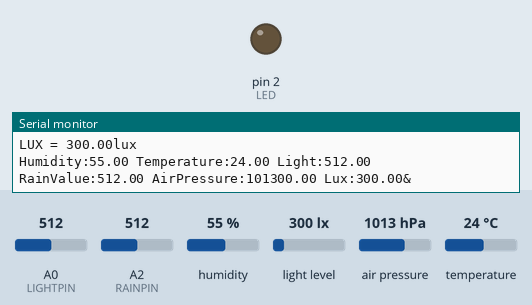
Simulated run of this sketch. Board: Arduino Uno, built for the host (arithmetic inside an expression is 32-bit, double 64-bit). Shown: output pins drawn as LEDs (lit = HIGH), the last lines printed to the serial monitor. The inputs (shaded band) are chosen by the test bench; at power-on: A0 (LIGHTPIN) = 512, A2 (RAINPIN) = 512, humidity 55 %, light level 300 lx, air pressure 1013 hPa, temperature 24 °C.

Above: at 1.2 s.
1.3 s: A0 (LIGHTPIN) set to 499
At 2.5 s:
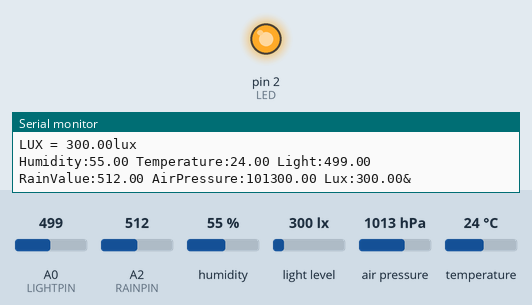
6.6 s: A0 (LIGHTPIN) set to 716
At 8.4 s:
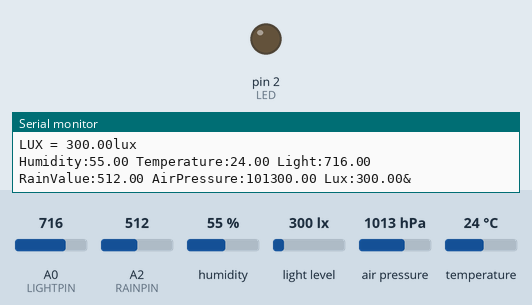
8.7 s: A0 (LIGHTPIN) set to 490
At 9.5 s:
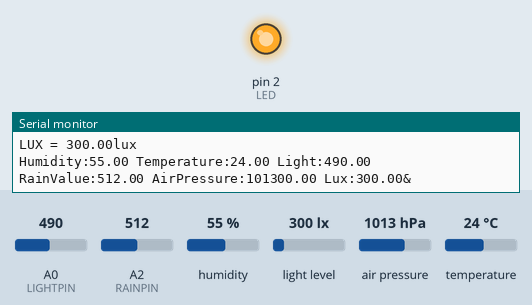
Timing chart, 0 to 11.7 s (numbered marks = the images above; inputs shaded):
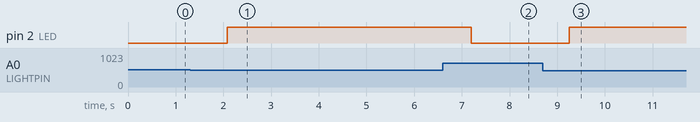

The sketch:

WeatherU_final.ino
```cpp
//group WeatherU
// this file contion 3 parts
//#1 DHT11
//#2 ALSPT19 Light Sensor
//#3 Raindrops modules
//#4 Air Pressure sensor
//#5 Ambien light sensor

#include "DHT.h"
#include "Adafruit_VEML7700.h"
#include <Adafruit_BMP280.h>
#include <Wire.h>
#include <SPI.h>
#include <SoftwareSerial.h>

//notice our sensor number here
#define DHTTYPE DHT11
#define LED 2
#define DHTPIN 7
#define LIGHTPIN A0
#define UVPIN A1
#define RAINPIN A2
#define BMP_SCK  (13)
#define BMP_MISO (12)
#define BMP_MOSI (11)
#define BMP_CS   (10)

SoftwareSerial espSerial(5, 6);// 5TX 6RX
DHT dht(DHTPIN, DHTTYPE);//DHT
Adafruit_BMP280 bmp(BMP_CS); // hardware SPI
Adafruit_VEML7700 veml = Adafruit_VEML7700();//VEML7700 I2C

String str;
float lightthreshold = 2.5;
int rainthreshold = 500;

//-----------------DHT11 Part--------------------
float send_humidity()
{
//  delay(1000); //wait a few seconds between measurement.
  float humidity = dht.readHumidity();
  Serial.print(F(" Humidity: "));
  Serial.print(humidity);
  Serial.println("%");
  return humidity;
  }

float send_temperature()
{
//  delay(1000); //wait a few seconds between measurement.
  float temperature = dht.readTemperature();
  Serial.print(F(" Temperature: "));
  Serial.print(temperature);
  Serial.println("C");
  return temperature;
  }

//-----------------Light Part--------------------
float send_light()
{
//  delay(1000); //wait a few seconds between measurement.
  float lightValue = analogRead(LIGHTPIN);
  float lightVoltage = lightValue/1024*5.0;
  if(lightVoltage < lightthreshold) {
    digitalWrite(LED, HIGH);
    }
  else{
    digitalWrite(LED, LOW);
    }

  Serial.print(F(" Light Value: "));
  Serial.print(lightValue);
  Serial.println("lux");

  return lightValue;
  }

//-----------------Rain Part--------------------
float send_rain()
{
//  delay(1000); //wait a few seconds between measurement.
  float rainValue = analogRead(RAINPIN);
  if(rainValue < rainthreshold){
  Serial.println(" - It's wet");
  }
  else {
  Serial.println(" - It's dry");
  }

  Serial.print(F(" Rain Value: "));
  Serial.print(rainValue);
  Serial.println("L");

  return rainValue;

  }
//-----------------Pressure Part--------------------
float send_pressure()
{
//  delay(1000); //wait a few seconds between measurement.
  float pressure = bmp.readPressure();
  Serial.print(F("Pressure = "));
  Serial.print(bmp.readPressure());
  Serial.println(" Pa");
  return pressure;
  }

//-----------------Ambient light Part--------------------
float send_Lux()
{
//  delay(1000); //wait a few seconds between measurement.
  float Lux = veml.readLux();
  Serial.print(F("LUX = "));
  Serial.print(Lux);
  Serial.println("lux");
  return Lux;
  }

void setup() {
  Serial.begin(115200);
  while ( !Serial ) delay(100);
  Serial.println(F("WeatherU test!"));
  espSerial.begin(115200);

  pinMode(LED, OUTPUT);
  dht.begin();
  bmp.begin();
  bmp.setSampling(Adafruit_BMP280::MODE_NORMAL,     /* Operating Mode. */
                  Adafruit_BMP280::SAMPLING_X2,     /* Temp. oversampling */
                  Adafruit_BMP280::SAMPLING_X16,    /* Pressure oversampling */
                  Adafruit_BMP280::FILTER_X16,      /* Filtering. */
                  Adafruit_BMP280::STANDBY_MS_500); /* Standby time. */
  veml.begin();
  veml.setGain(VEML7700_GAIN_1);
  veml.setIntegrationTime(VEML7700_IT_800MS);
  switch (veml.getGain()) {
    case VEML7700_GAIN_1: Serial.println("1"); break;
    case VEML7700_GAIN_2: Serial.println("2"); break;
    case VEML7700_GAIN_1_4: Serial.println("1/4"); break;
    case VEML7700_GAIN_1_8: Serial.println("1/8"); break;
    }
  veml.setLowThreshold(10000);
  veml.setHighThreshold(20000);
  veml.interruptEnable(true);
}

void loop() {
  float a,b,c,d,e,f;
  a = send_humidity();
  b = send_temperature();
  c = send_light();
  d = send_rain();
  e = send_pressure();
  f = send_Lux();

  str = String("Humidity:")+String(a)+String(" Temperature:")+String(b)+String(" Light:")+String(c)+String(" RainValue:")+String(d)+String(" AirPressure:")+String(e)+String(" Lux:")+String(f)+String("&");
  espSerial.print(str);
  Serial.println(str);
  delay(1000);
}
```

Measured:
- the behaviour switches between 512 and 511 on A0 (LIGHTPIN) (found by bisection; images 0 and 1)
- after the input at 1.3 s, pin 2 (LED): LOW → HIGH after 0.78 s
- after the input at 6.6 s, pin 2 (LED): HIGH → LOW after 0.60 s
- after the input at 8.7 s, pin 2 (LED): LOW → HIGH after 0.55 s
